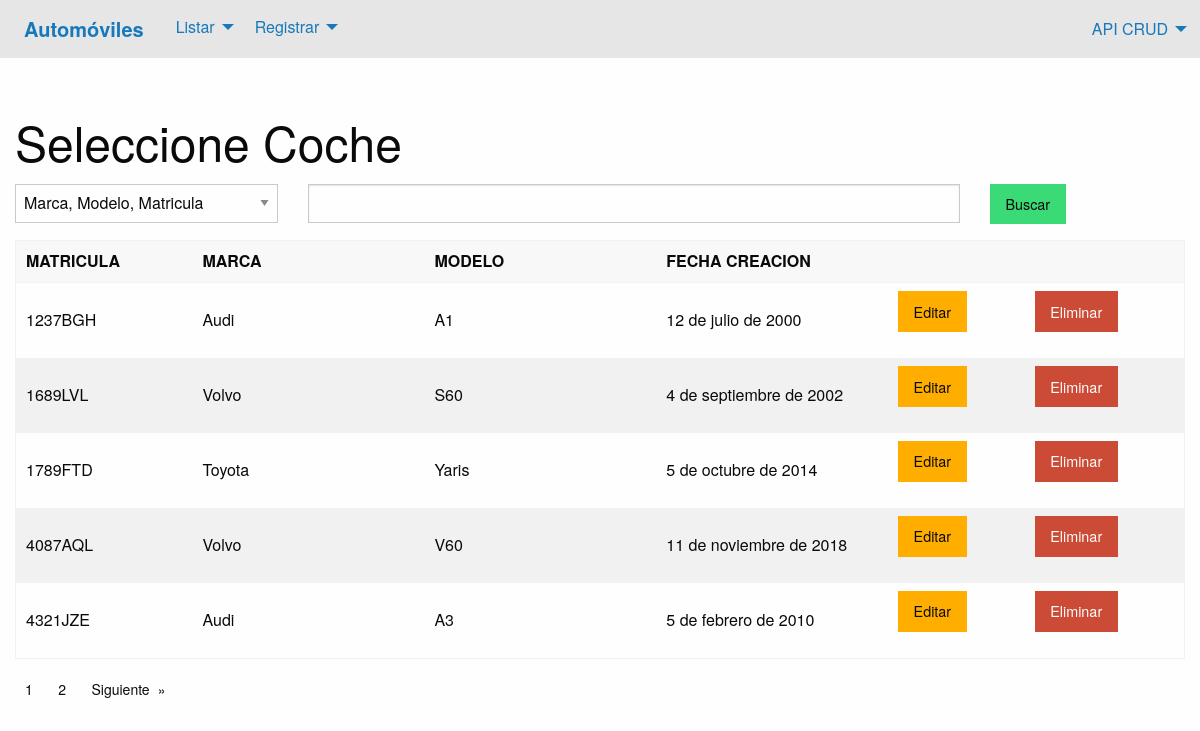
/select-coches/, run on the app's committed database.
### applications/coche/models.py (models this page shows, shortened)
class Coche(models.Model):
    matricula = models.CharField('Matricula', max_length=7, unique=True)
    fecha_creacion = models.DateField('Fecha Creacion')
    modelo = models.ForeignKey('modelo.Modelo', verbose_name=("Modelo"), on_delete=models.SET_NULL, null=True)
    marca = models.ForeignKey('marca.Marca', verbose_name=("Marca"), on_delete=models.SET_NULL, null=True)
    MARCAS_COCHES=()
    objects = CocheManager()
    class Meta:
        verbose_name = 'Coche'
        verbose_name_plural = 'Coches'
        ordering = ['matricula']

### applications/marca/models.py (models this page shows)
class Marca(models.Model):
    nombre = models.CharField('Marca', max_length=50, unique=True)
    fecha_fundacion = models.DateField('Fundacion')
    telefono_atencion = models.IntegerField('Telefono', unique=True)
    objects = MarcaManager()
    class Meta:
        verbose_name = 'Marca'
        verbose_name_plural = 'Marcas'
        ordering = ['id']
    def __str__(self):
        return self.nombre

### applications/modelo/models.py (models this page shows, shortened)
class Modelo(models.Model):
    CARROCERIA_CHOICES=(
            ('0', 'Sedán'),
            ('1', 'Familiar'),
            ('2', 'Coupé'),
            ('3', 'Todoterreno'),
            ('4', 'Descapotable'),
            ('5', 'SUV'),
        )
    nombre = models.CharField('Modelo', max_length=50, unique=True)
    carroceria = models.CharField('Carroceria', max_length=1, choices=CARROCERIA_CHOICES)
    objects = ModeloManager()
    class Meta:
        verbose_name = 'Modelo'
        verbose_name_plural = 'Modelos'
        ordering = ['id']
    def __str__(self):
        return self.nombre

### applications/coche/views.py (the view)
# urls.py: path('select-coches/', views.SelctCochesListView.as_view(), name="select_coches"),
class SelctCochesListView(ListView):
    context_object_name = 'seleccion_coches'
    template_name = 'coche/select_api.html'
    paginate_by = 5
    def get_queryset(self):
        try:
            buscar_clave = self.request.GET.get("busqueda", '')
            if buscar_clave == 'Marca, Modelo, Matricula':
                palabra_clave = self.request.GET.get("kword", '')
                return Coche.objects.listar_coches_kword(palabra_clave)
            elif buscar_clave == 'Fecha inferior a Año-Mes-Dia':
                fecha_clave = self.request.GET.get("kword", '')
                return Coche.objects.listar_coches_ltfecha(fecha_clave)
            else:
                return Coche.objects.all()
        except:
            return Coche.objects.all()

### templates/coche/select_api.html (shortened to what this page needs)
{% extends 'base.html' %}
{% block content %}
    {% include 'includes/header.html' %}
    <div class="grid-container"  style="margin-top:50px;">
        <div class="grid-x">
            <h1 class="cell">Seleccione Coche</h1>
            <form class="cell grid-x grid-margin-x" method="GET">{% csrf_token %}
                <div class="cell large-3">
                    <select id="busqueda" name="busqueda">
                        <option>Marca, Modelo, Matricula</option>
                    </select>
                </div>
                <div class="cell large-7">
                    <input type="text" id="kword" name="kword" placeholder="">
                </div>
                <div class="cell large-2">
                    <button type="submit" class="submit success button">Buscar</button>
                </div>
            </form>
            <div class="cell">
                <table>
                    <thead>
                      <tr>
                        <th width="50">MATRICULA</th>
                        <th width="150">MARCA</th>
                        <th width="150">MODELO</th>
                        <th width="150">FECHA CREACION</th>
                        <th width="10"></th>
                        <th width="10"></th>
                      </tr>
                    </thead>
                    <tbody>
                        {% for c in seleccion_coches %}
                            <tr>
                                <td>{{c.matricula}}</td>
                                <td>{{c.marca}}</td>
                                <td>{{c.modelo}}</td>
                                <td>{{c.fecha_creacion}}</td>
                                <td><a class="button warning" href="{% url 'coche_app:edit_coches_api' c.id %}">Editar</a></td>
                                <td><a class="alert button" href="{% url 'coche_app:delete_coches_api' c.id %}">Eliminar</a></td>
                            </tr>
                        {% endfor %}
                    </tbody>
                </table>
            </div>
            <div class="cell">
                {% if is_paginated %}
                    <nav aria-label="Pagination">
                        <ul class="pagination">
                            {% for pagina in paginator.page_range %}
                                <li><a href="?page={{pagina}}" aria-label="Page 2">{{pagina}}</a></li>
                            {% endfor %}
                            {% if page_obj.has_next %}
                                <li class="pagination-next">
                                    <a href="?page={{page_obj.next_page_number}}">Siguiente</a>
                                </li>
                            {% endif %}
                        </ul>
                    </nav>
                {% endif %}
            </div>
        </div>
    </div>
{% endblock content%}

### data on the page
Coche: matricula "1237BGH", marca "Audi", modelo "A1", fecha_creacion "12 de julio de 2000"
Coche: matricula "1689LVL", marca "Volvo", modelo "S60", fecha_creacion "4 de septiembre de 2002"
Coche: matricula "1789FTD", marca "Toyota", modelo "Yaris", fecha_creacion "5 de octubre de 2014"
Coche: matricula "4087AQL", marca "Volvo", modelo "V60", fecha_creacion "11 de noviembre de 2018"
Coche: matricula "4321JZE", marca "Audi", modelo "A3", fecha_creacion "5 de febrero de 2010"

### other printed values
{{ pagina }} "1" "2"
